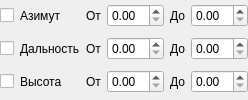
               <widget class="QWidget" name="page">
                <layout class="QGridLayout" name="gridLayout_14">
                 <property name="leftMargin">
                  <number>0</number>
                 </property>
                 <property name="topMargin">
                  <number>0</number>
                 </property>
                 <property name="rightMargin">
                  <number>0</number>
                 </property>
                 <property name="bottomMargin">
                  <number>0</number>
                 </property>
                 <item row="0" column="0">
                  <widget class="QCheckBox" name="checkBox_5">
                   <property name="sizePolicy">
                    <sizepolicy hsizetype="Maximum" vsizetype="Fixed">
                     <horstretch>0</horstretch>
                     <verstretch>0</verstretch>
                    </sizepolicy>
                   </property>
                   <property name="text">
                    <string/>
                   </property>
                  </widget>
                 </item>
                 <item row="0" column="1">
                  <widget class="QLabel" name="label">
                   <property name="sizePolicy">
                    <sizepolicy hsizetype="Maximum" vsizetype="Preferred">
                     <horstretch>0</horstretch>
                     <verstretch>0</verstretch>
                    </sizepolicy>
                   </property>
                   <property name="text">
                    <string>Азимут</string>
                   </property>
                  </widget>
                 </item>
                 <item row="0" column="2">
                  <widget class="QLabel" name="label_20">
                   <property name="sizePolicy">
                    <sizepolicy hsizetype="Maximum" vsizetype="Preferred">
                     <horstretch>0</horstretch>
                     <verstretch>0</verstretch>
                    </sizepolicy>
                   </property>
                   <property name="text">
                    <string>От</string>
                   </property>
                  </widget>
                 </item>
                 <item row="0" column="3">
                  <widget class="QDoubleSpinBox" name="doubleSpinBox"/>
                 </item>
                 <item row="0" column="4">
                  <widget class="QLabel" name="label_23">
                   <property name="sizePolicy">
                    <sizepolicy hsizetype="Maximum" vsizetype="Preferred">
                     <horstretch>0</horstretch>
                     <verstretch>0</verstretch>
                    </sizepolicy>
                   </property>
                   <property name="text">
                    <string>До</string>
                   </property>
                  </widget>
                 </item>
                 <item row="0" column="5">
                  <widget class="QDoubleSpinBox" name="doubleSpinBox_2"/>
                 </item>
                 <item row="1" column="0">
                  <widget class="QCheckBox" name="checkBox_6">
                   <property name="sizePolicy">
                    <sizepolicy hsizetype="Maximum" vsizetype="Fixed">
                     <horstretch>0</horstretch>
                     <verstretch>0</verstretch>
                    </sizepolicy>
                   </property>
                   <property name="text">
                    <string/>
                   </property>
                  </widget>
                 </item>
                 <item row="1" column="1">
                  <widget class="QLabel" name="label_2">
                   <property name="sizePolicy">
                    <sizepolicy hsizetype="Maximum" vsizetype="Preferred">
                     <horstretch>0</horstretch>
                     <verstretch>0</verstretch>
                    </sizepolicy>
                   </property>
                   <property name="text">
                    <string>Дальность</string>
                   </property>
                  </widget>
                 </item>
                 <item row="1" column="2">
                  <widget class="QLabel" name="label_21">
                   <property name="sizePolicy">
                    <sizepolicy hsizetype="Maximum" vsizetype="Preferred">
                     <horstretch>0</horstretch>
                     <verstretch>0</verstretch>
                    </sizepolicy>
                   </property>
                   <property name="text">
                    <string>От</string>
                   </property>
                  </widget>
                 </item>
                 <item row="1" column="3">
                  <widget class="QDoubleSpinBox" name="doubleSpinBox_3"/>
                 </item>
                 <item row="1" column="4">
                  <widget class="QLabel" name="label_24">
                   <property name="sizePolicy">
                    <sizepolicy hsizetype="Maximum" vsizetype="Preferred">
                     <horstretch>0</horstretch>
                     <verstretch>0</verstretch>
                    </sizepolicy>
                   </property>
                   <property name="text">
                    <string>До</string>
                   </property>
                  </widget>
                 </item>
                 <item row="1" column="5">
                  <widget class="QDoubleSpinBox" name="doubleSpinBox_4"/>
                 </item>
                 <item row="2" column="0">
                  <widget class="QCheckBox" name="checkBox_7">
                   <property name="sizePolicy">
                    <sizepolicy hsizetype="Maximum" vsizetype="Fixed">
                     <horstretch>0</horstretch>
                     <verstretch>0</verstretch>
                    </sizepolicy>
                   </property>
                   <property name="text">
                    <string/>
                   </property>
                  </widget>
                 </item>
                 <item row="2" column="1">
                  <widget class="QLabel" name="label_3">
                   <property name="sizePolicy">
                    <sizepolicy hsizetype="Maximum" vsizetype="Preferred">
                     <horstretch>0</horstretch>
                     <verstretch>0</verstretch>
                    </sizepolicy>
                   </property>
                   <property name="text">
                    <string>Высота</string>
                   </property>
                  </widget>
                 </item>
                 <item row="2" column="2">
                  <widget class="QLabel" name="label_22">
                   <property name="sizePolicy">
                    <sizepolicy hsizetype="Maximum" vsizetype="Preferred">
                     <horstretch>0</horstretch>
                     <verstretch>0</verstretch>
                    </sizepolicy>
                   </property>
                   <property name="text">
                    <string>От</string>
                   </property>
                  </widget>
                 </item>
                 <item row="2" column="3">
                  <widget class="QDoubleSpinBox" name="doubleSpinBox_5"/>
                 </item>
                 <item row="2" column="4">
                  <widget class="QLabel" name="label_25">
                   <property name="sizePolicy">
                    <sizepolicy hsizetype="Maximum" vsizetype="Preferred">
                     <horstretch>0</horstretch>
                     <verstretch>0</verstretch>
                    </sizepolicy>
                   </property>
                   <property name="text">
                    <string>До</string>
                   </property>
                  </widget>
                 </item>
                 <item row="2" column="5">
                  <widget class="QDoubleSpinBox" name="doubleSpinBox_6"/>
                 </item>
                </layout>
                <zorder>doubleSpinBox_6</zorder>
                <zorder>label</zorder>
                <zorder>label_20</zorder>
                <zorder>checkBox_5</zorder>
                <zorder>doubleSpinBox_3</zorder>
                <zorder>doubleSpinBox</zorder>
                <zorder>doubleSpinBox_4</zorder>
                <zorder>doubleSpinBox_5</zorder>
                <zorder>checkBox_6</zorder>
                <zorder>label_21</zorder>
                <zorder>label_2</zorder>
                <zorder>doubleSpinBox_2</zorder>
                <zorder>label_25</zorder>
                <zorder>label_23</zorder>
                <zorder>checkBox_7</zorder>
                <zorder>label_3</zorder>
                <zorder>label_24</zorder>
                <zorder>label_22</zorder>
               </widget>
